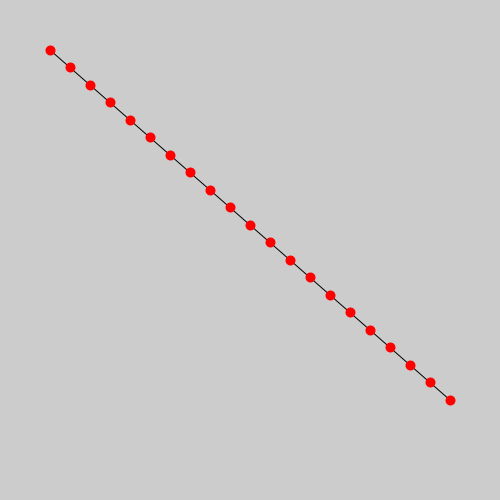
Frame 1 (no input)
Frame 60 (the mouse pressed at the canvas centre just before this capture): identical to frame 1, image omitted
Frame 120 (the mouse held since frame 60 and released just before this capture): identical to frame 1, image omitted

The Processing sketch that drew this single still picture (run headless with seeded random() and noise(); from frame 60 on, the mouse is pressed at the canvas centre):

// Processing sketch: Interpolazione_lineare
// ── Interpolazione_lineare.pde
// Si usa la funzione lerp() che serve a effettuare
// l'interpolazione lineare
// lerp(vi, vf, %x) il terzo parametro va da 0 a 1 ed è la strada tra vi e vf

int x1=50;
int y1=50;
int x2=450;
int y2=400;
int q=20;

void setup(){
  size(500,500);
  line(x1,y1,x2,y2);
  strokeWeight(10);
  stroke(255,0,0);
  for(int i=0; i<=q; i++){
    float x = lerp(x1,x2,(float)i/q);
    float y = lerp(y1,y2,(float)i/q);
    point(x,y);
  }
}

void draw(){
  
}
